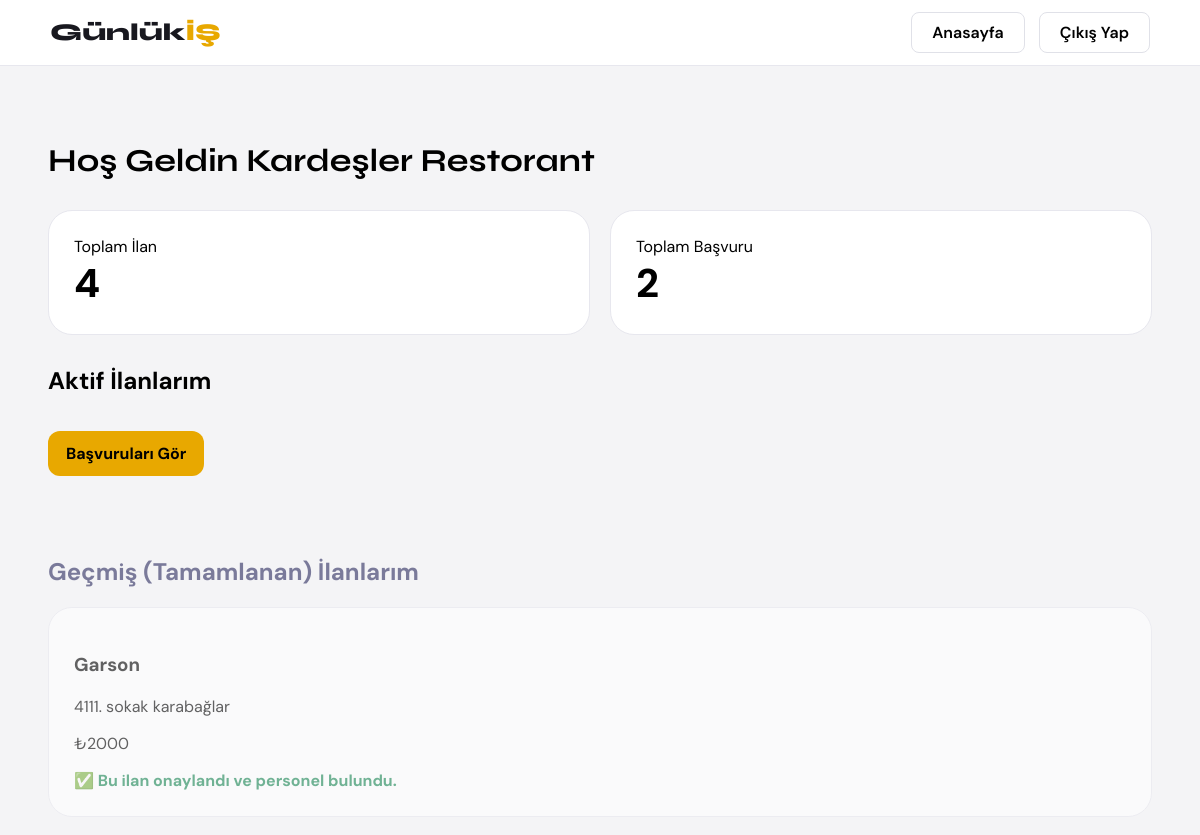
/panel/ (signed in, upper part), run on an earlier commit of the app's database.
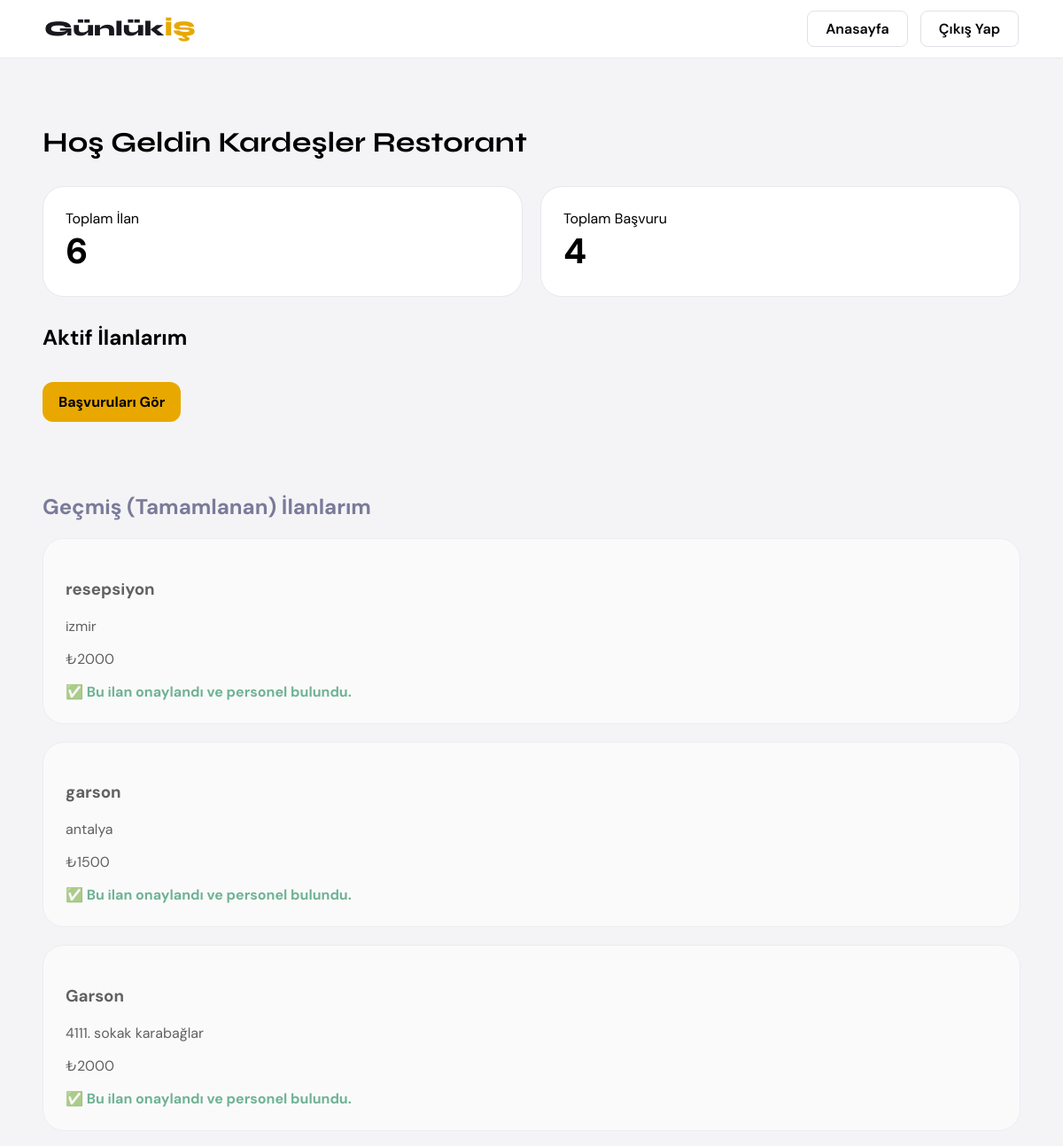
And on a later commit of the database.
### main/models.py (models this page shows, shortened)
class Ilan(models.Model):
    isletme = models.ForeignKey(
    Isletme,
    on_delete=models.CASCADE,
    null=True
)
    isletme_adi = models.CharField(max_length=200)
    isletme_tipi = models.CharField(max_length=100)
    pozisyon = models.CharField(max_length=150)
    is_tanimi = models.TextField()
    konum = models.CharField(max_length=150)
    yas_araligi = models.CharField(max_length=100)
    deneyim = models.CharField(max_length=150)
    cinsiyet = models.CharField(max_length=50)
    yemek = models.CharField(max_length=20)
    ulasim = models.CharField(max_length=20)
    sigorta = models.CharField(max_length=20)
    kisi_sayisi = models.IntegerField()
    baslangic_tarihi = models.DateTimeField()
    bitis_tarihi = models.DateTimeField()
    ucret = models.IntegerField()
    aktif_mi = models.BooleanField(default=True)

### main/views.py (the view)
# urls.py: path('panel/', views.panel, name='panel'),
def panel(request):
    kullanici_id = request.session.get('kullanici_id')
    if not kullanici_id:
        return redirect('/giris/')
    kullanici = Kullanici.objects.get(id=kullanici_id)
    if kullanici.hesap_turu != 'isletme':
        return redirect('/')
    isletme = Isletme.objects.get(kullanici=kullanici)
    Ilan.objects.filter(bitis_tarihi__lt=timezone.now(), aktif_mi=True).update(aktif_mi=False)
    ilanlar = Ilan.objects.filter(isletme=isletme, aktif_mi=True)
    gecmis_ilanlar = Ilan.objects.filter(isletme=isletme, aktif_mi=False).order_by('-id')
    toplam_ilan = Ilan.objects.filter(isletme=isletme).count()
    toplam_basvuru = Basvuru.objects.filter(ilan__isletme=isletme).count()
    return render(request, 'panel.html', {
        'isletme': isletme,
        'ilanlar': ilanlar,
        'gecmis_ilanlar': gecmis_ilanlar,
        'toplam_ilan': toplam_ilan,
        'toplam_basvuru': toplam_basvuru
    })

### main/templates/panel.html (shortened to what this page needs)
<!DOCTYPE html>
<html lang="tr">
<head>
</head>
<body>
<nav>
    <a href="/" class="logo">Günlük<span>İŞ</span></a>
    <div class="nav-btns">
        <a href="/" class="btn-ghost">Anasayfa</a>
        <a href="/cikis/" class="btn-ghost">Çıkış Yap</a>
    </div>
</nav>
<h1>Hoş Geldin {{ isletme.isletme_adi }}</h1>
<div class="stats">
    <div class="stat">
        <div>Toplam İlan</div>
        <div class="stat-number">{{ toplam_ilan }}</div>
    </div>
    <div class="stat">
        <div>Toplam Başvuru</div>
        <div class="stat-number">{{ toplam_basvuru }}</div>
    </div>
</div>
<h2>Aktif İlanlarım</h2>
<a href="/basvurular/" class="btn" style="margin-bottom: 40px;">Başvuruları Gör</a>
<h2 style="margin-top: 40px; color: #7a7a9a;">Geçmiş (Tamamlanan) İlanlarım</h2>
{% for ilan in gecmis_ilanlar %}
<div class="card" style="opacity: 0.6;">
    <h3>{{ ilan.pozisyon }}</h3>
    <p>{{ ilan.konum }}</p>
    <p>₺{{ ilan.ucret }}</p>
    <div style="margin-top:15px; color:#198754; font-weight:bold;">
        ✅ Bu ilan onaylandı ve personel bulundu.
    </div>
</div>
{% empty %}
<div class="card">Geçmiş ilanınız bulunmuyor.</div>
{% endfor %}
</body>
</html>

What changed in the data, as far as the page shows it:
added Ilan: pozisyon "resepsiyon", konum "izmir", ucret "2000"
added Ilan: pozisyon "garson", konum "antalya", ucret "1500"
Also different on the page:
{{ toplam_ilan }}: "4" → "6"
{{ toplam_basvuru }}: "2" → "4"
